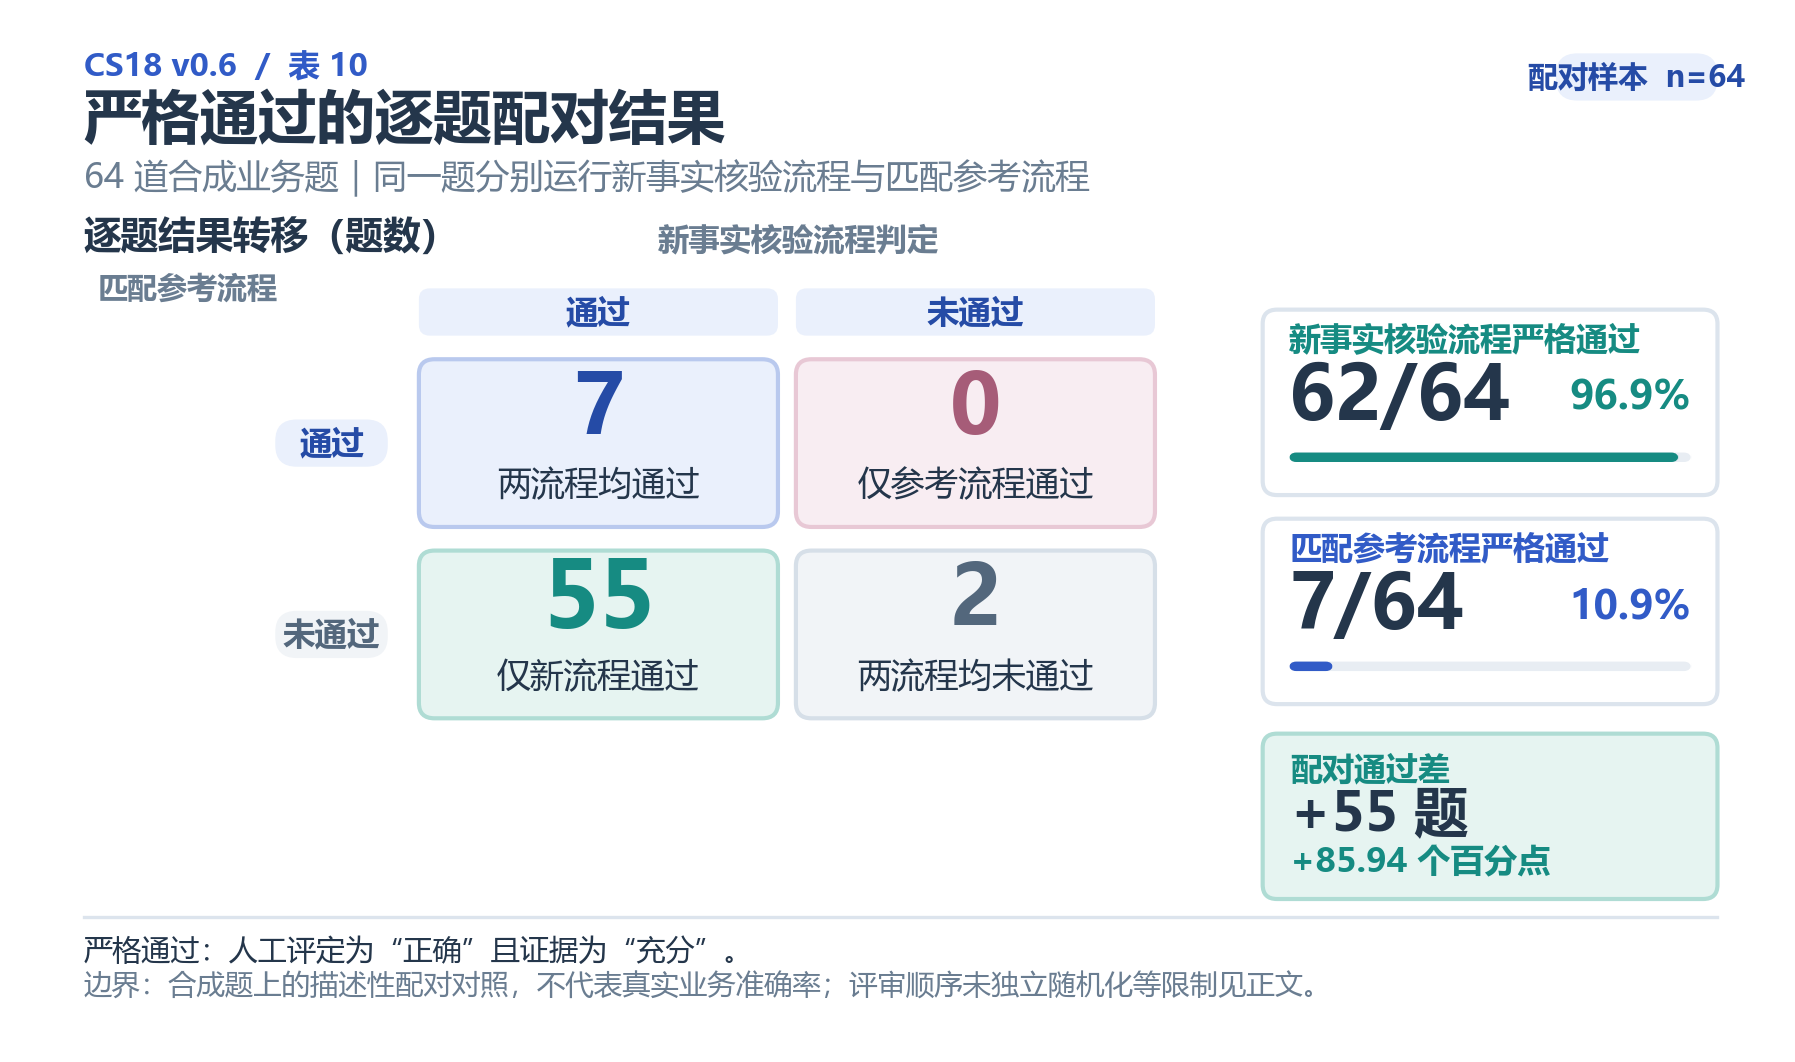

The script that saved this image:
from __future__ import annotations

from pathlib import Path

import matplotlib

matplotlib.use("Agg")

import matplotlib.pyplot as plt
from matplotlib.patches import FancyBboxPatch


# Source: Design report, Table 10 (paired transitions) and Table 9 (paired totals).
# The side summaries are derived from the four Table 10 cells; no raw observations
# or statistical estimates are invented in this visualization.
N = 64
BOTH_PASS = 7
NEW_ONLY_PASS = 55
REFERENCE_ONLY_PASS = 0
BOTH_FAIL = 2

assert BOTH_PASS + NEW_ONLY_PASS + REFERENCE_ONLY_PASS + BOTH_FAIL == N

NEW_PASS = BOTH_PASS + NEW_ONLY_PASS
REFERENCE_PASS = BOTH_PASS + REFERENCE_ONLY_PASS
NEW_RATE = NEW_PASS / N * 100
REFERENCE_RATE = REFERENCE_PASS / N * 100
PAIRED_COUNT_DIFF = NEW_ONLY_PASS - REFERENCE_ONLY_PASS
PAIRED_PP_DIFF = NEW_RATE - REFERENCE_RATE

COLORS = {
    "white": "#FFFFFF",
    "navy": "#254BA6",
    "blue": "#315BC7",
    "blue_light": "#EAF0FC",
    "blue_edge": "#B9C9EE",
    "teal": "#168B82",
    "teal_light": "#E6F4F1",
    "teal_edge": "#AFDCD4",
    "rose": "#A65C78",
    "rose_light": "#F8EDF2",
    "rose_edge": "#E8C8D5",
    "gray": "#53677C",
    "gray_light": "#F1F4F7",
    "gray_edge": "#D6DFE8",
    "text": "#24364B",
    "muted": "#6A7D91",
    "line": "#DCE4ED",
    "track": "#E8EDF3",
}


def add_box(
    ax: plt.Axes,
    x: float,
    y: float,
    width: float,
    height: float,
    face: str,
    edge: str = "none",
    linewidth: float = 0.8,
    radius: float = 12,
) -> None:
    ax.add_patch(
        FancyBboxPatch(
            (x, y),
            width,
            height,
            boxstyle=f"round,pad=0,rounding_size={radius}",
            linewidth=linewidth,
            edgecolor=edge,
            facecolor=face,
        )
    )


def add_text(
    ax: plt.Axes,
    x: float,
    y: float,
    text: str,
    size: float,
    color: str,
    weight: str = "normal",
    ha: str = "left",
    va: str = "center",
) -> None:
    ax.text(
        x,
        y,
        text,
        fontsize=size,
        color=color,
        fontweight=weight,
        ha=ha,
        va=va,
        family="Microsoft YaHei",
    )


def add_matrix_cell(
    ax: plt.Axes,
    x: float,
    y: float,
    count: int,
    label: str,
    face: str,
    edge: str,
    number_color: str,
) -> None:
    add_box(ax, x, y, 300, 142, face, edge=edge, linewidth=1.0, radius=13)
    add_text(ax, x + 150, y + 99, f"{count}", 20 if count != NEW_ONLY_PASS else 22,
             number_color, weight="bold", ha="center")
    add_text(ax, x + 150, y + 35, label, 8.1, COLORS["text"], weight="medium", ha="center")


def add_metric_card(
    ax: plt.Axes,
    y: float,
    label: str,
    passed: int,
    rate: float,
    color: str,
) -> None:
    x = 1055
    width = 380
    height = 157
    add_box(ax, x, y, width, height, COLORS["white"], edge=COLORS["line"], linewidth=1.0, radius=12)
    add_text(ax, x + 22, y + 132, label, 7.7, color, weight="bold")
    add_text(ax, x + 22, y + 82, f"{passed}/{N}", 18, COLORS["text"], weight="bold")
    add_text(ax, x + width - 22, y + 83, f"{rate:.1f}%", 9.5, color, weight="bold", ha="right")
    track_x, track_y, track_w, track_h = x + 22, y + 28, width - 44, 8
    add_box(ax, track_x, track_y, track_w, track_h, COLORS["track"], radius=6)
    add_box(ax, track_x, track_y, track_w * rate / 100, track_h, color, radius=6)


def build_figure() -> tuple[plt.Figure, plt.Axes]:
    plt.rcParams.update(
        {
            "font.family": "Microsoft YaHei",
            "axes.unicode_minus": False,
            "svg.fonttype": "none",
            "pdf.fonttype": 42,
            "ps.fonttype": 42,
        }
    )

    fig, ax = plt.subplots(figsize=(15.2 / 2.54, 9.0 / 2.54), dpi=300)
    fig.patch.set_facecolor(COLORS["white"])
    ax.set_facecolor(COLORS["white"])
    ax.set_xlim(0, 1500)
    ax.set_ylim(0, 900)
    ax.axis("off")

    # Header: one message, scope and denominator are explicit.
    add_text(ax, 70, 842, "CS18 v0.6  /  表 10", 7.5, COLORS["blue"], weight="bold")
    add_text(ax, 70, 798, "严格通过的逐题配对结果", 14, COLORS["text"], weight="bold")
    add_text(
        ax,
        70,
        750,
        "64 道合成业务题｜同一题分别运行新事实核验流程与匹配参考流程",
        8.2,
        COLORS["muted"],
    )
    add_box(ax, 1300, 814, 135, 40, COLORS["blue_light"], radius=18)
    add_text(ax, 1367.5, 834, "配对样本  n=64", 7.2, COLORS["navy"], weight="bold", ha="center")

    # Paired transition matrix (rows: matched reference; columns: new flow).
    add_text(ax, 70, 699, "逐题结果转移（题数）", 9, COLORS["text"], weight="bold")
    add_text(ax, 667, 696, "新事实核验流程判定", 7.5, COLORS["muted"], weight="bold", ha="center")
    add_text(ax, 82, 655, "匹配参考流程", 7.2, COLORS["muted"], weight="bold")

    x_left, x_right = 350, 665
    col_y = 615
    for x, label in ((x_left, "通过"), (x_right, "未通过")):
        add_box(ax, x, col_y, 300, 40, COLORS["blue_light"], radius=9)
        add_text(ax, x + 150, col_y + 20, label, 7.8, COLORS["navy"], weight="bold", ha="center")

    row_top_y, row_bottom_y = 453, 291
    for y, label, color, fill in (
        (row_top_y, "通过", COLORS["navy"], COLORS["blue_light"]),
        (row_bottom_y, "未通过", COLORS["gray"], COLORS["gray_light"]),
    ):
        add_box(ax, 230, y + 51, 94, 40, fill, radius=18)
        add_text(ax, 277, y + 71, label, 7.8, color, weight="bold", ha="center")

    add_matrix_cell(ax, x_left, row_top_y, BOTH_PASS, "两流程均通过", COLORS["blue_light"], COLORS["blue_edge"], COLORS["navy"])
    add_matrix_cell(ax, x_right, row_top_y, REFERENCE_ONLY_PASS, "仅参考流程通过", COLORS["rose_light"], COLORS["rose_edge"], COLORS["rose"])
    add_matrix_cell(ax, x_left, row_bottom_y, NEW_ONLY_PASS, "仅新流程通过", COLORS["teal_light"], COLORS["teal_edge"], COLORS["teal"])
    add_matrix_cell(ax, x_right, row_bottom_y, BOTH_FAIL, "两流程均未通过", COLORS["gray_light"], COLORS["gray_edge"], COLORS["gray"])

    # Derived marginal totals make the matrix immediately scannable.
    add_metric_card(ax, 480, "新事实核验流程严格通过", NEW_PASS, NEW_RATE, COLORS["teal"])
    add_metric_card(ax, 303, "匹配参考流程严格通过", REFERENCE_PASS, REFERENCE_RATE, COLORS["blue"])

    # Paired difference is kept distinct from a general accuracy claim.
    add_box(ax, 1055, 138, 380, 140, COLORS["teal_light"], edge=COLORS["teal_edge"], linewidth=1.0, radius=12)
    add_text(ax, 1078, 248, "配对通过差", 7.7, COLORS["teal"], weight="bold")
    add_text(ax, 1078, 210, f"+{PAIRED_COUNT_DIFF} 题", 13, COLORS["text"], weight="bold")
    add_text(ax, 1078, 170, f"+{PAIRED_PP_DIFF:.2f} 个百分点", 8, COLORS["teal"], weight="bold")

    # Evidence definition and limitations remain visible on the figure.
    ax.plot([70, 1435], [123, 123], color=COLORS["line"], linewidth=0.8)
    add_text(ax, 70, 94, "严格通过：人工评定为“正确”且证据为“充分”。", 7, COLORS["text"])
    add_text(
        ax,
        70,
        65,
        "边界：合成题上的描述性配对对照，不代表真实业务准确率；评审顺序未独立随机化等限制见正文。",
        6.8,
        COLORS["muted"],
    )

    fig.subplots_adjust(left=0, right=1, top=1, bottom=0)
    return fig, ax


def main() -> None:
    out_dir = Path(__file__).resolve().parent
    stem = "表10_CS18配对结果矩阵_视觉试稿_v0.1"
    fig, _ = build_figure()
    fig.savefig(out_dir / f"{stem}.svg", format="svg", facecolor=COLORS["white"])
    fig.savefig(out_dir / f"{stem}.png", format="png", dpi=300, facecolor=COLORS["white"])
    plt.close(fig)
    print(f"created {out_dir / f'{stem}.svg'}")
    print(f"created {out_dir / f'{stem}.png'}")
    print(
        f"validated n={N}, new={NEW_PASS}/{N} ({NEW_RATE:.1f}%), "
        f"reference={REFERENCE_PASS}/{N} ({REFERENCE_RATE:.1f}%), "
        f"paired difference=+{PAIRED_COUNT_DIFF} cases / +{PAIRED_PP_DIFF:.2f} pp"
    )


if __name__ == "__main__":
    main()
